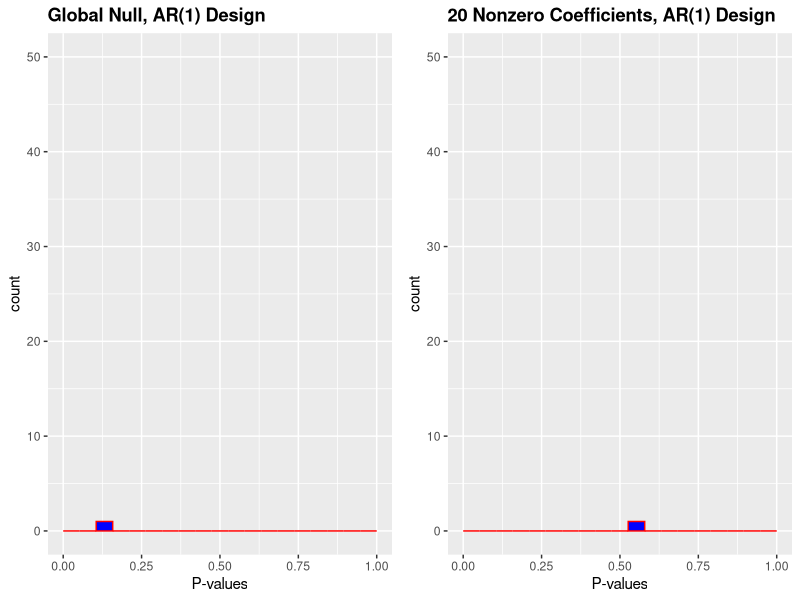

Write the R code that produced this figure.
## ---- chunk 1
knitr::opts_chunk$set(
  echo = TRUE,
  warning = FALSE, 
  message = FALSE, 
  fig.width = 5, 
  fig.height = 4, 
  out.width = "50%", 
  fig.align = "center"
)
## ---- chunk 2
library(tibble)

#set.seed(101)

n <- 500
p <- 200
n_sim <- 1 # TODO: not showing anything with 10000

# Generate X as a single AR(1) time-series of size p
generate_AR1 <- function(n, p) {
  X <- replicate(n, arima.sim(n=p, list(0.5)))
  return(t(X))
}

# Function to generate responses, fit a logistic regression model and return individual p-values
generate_responses <- function(n, p, prob = NULL) {
  X <- generate_AR1(n=n, p=p)
  if (is.null(prob)) {
    prob <- plogis(0.08 * rowSums(X[, 2:22]))
  }
  Y <- rbinom(n, 1, prob)
  
  fit <- glm(Y ~ X, family = binomial(link="logit"))
  
  p_values <- summary(fit)$coef[, "Pr(>|z|)"][2] # Take p-values for beta_1 only
  return(p_values)
}

# Combine the lists into a single tibble
df_plot <- tibble(
  p_values_1 = c(replicate(n_sim, generate_responses(n=n, p=p, prob=0.5))),
  p_values_2 = c(replicate(n_sim, generate_responses(n=n, p=p)))
)
## ---- chunk 3
library(ggplot2)
library(cowplot)

# Create histograms for each set of p-values
histogram_1 <- ggplot(df_plot, aes(x=p_values_1)) + 
  geom_histogram(color="red", fill="blue", bins=20, boundary=0) +
  labs(x="P-values", y="count", title="Global Null, AR(1) Design") +
  theme(plot.title=element_text(hjust=0, face="bold")) +
  scale_x_continuous(limits=c(0, 1)) +
  scale_y_continuous(limits=c(0, 50))

histogram_2 <- ggplot(df_plot, aes(x=p_values_2)) + 
  geom_histogram(color="red", fill="blue", bins=20, boundary=0) +
  labs(x="P-values", y="count", title="20 Nonzero Coefficients, AR(1) Design") +
  theme(plot.title=element_text(hjust=0, face="bold")) +
  scale_x_continuous(limits=c(0, 1)) +
  scale_y_continuous(limits=c(0, 50))

# Arrange the plots side by side
combined_plots <- plot_grid(
  histogram_1, histogram_2, nrow=1, ncol=2, shareY=TRUE, shareX=TRUE
)

# Display the combined plots
print(combined_plots)
## ---- chunk 4
# draw a new sample from the conditional distribution of Xj | X-j using a random number generator
# Not sure if this is the correct way to sample
simulate_Xj_given_Xj <- function(X, j) {
  Xj <- X[, j] 
  X_minus_j <- X[, -j, drop = FALSE]
  
  # Fit a model to predict Xj from the rest of the data
  model <- glm(Xj ~ X_minus_j - 1, family = "gaussian") 
  predicted_Xj <- predict(model, newdata = list(X_minus_j = X_minus_j))
  
  residuals_sd <- sd(resid(model))
  # Generate new samples for Xj with added randomness
  new_Xj_samples <- predicted_Xj + rnorm(length(predicted_Xj), mean = 0, sd = residuals_sd)
  
  return(new_Xj_samples)
}



# Feature importance statistic function to test whether Xj and Y are conditionally independent.
compute_Tj <- function(X, y) {
  fit <- glm(y ~ X, family = binomial(link="logit"))
  coef <- coef(fit)
  return(abs(coef))
}




# Conditional Randomization Test for a specific j
conditional_randomization_test <- function(X, y, j, K = 200) {
  original_Tj <- compute_Tj(X, y)[j]
  greater_count <- 0
  
  for (k in 1:K) {
    # Create a new data matrix by simulating the jth column and keeping the remaining columns the same
    X_simulated <- X
    X_simulated[, j] <- simulate_Xj_given_Xj(X, j)
    
    # Compute Tj for the simulated data
    simulated_Tj <- compute_Tj(X_simulated, y)[j]
    # Increment count if simulated Tj is greater than or equal to the original Tj
    if (simulated_Tj >= original_Tj) {
      greater_count <- greater_count + 1
    }
  }
  # Calculate p-value
  p_value <- (1 + greater_count) / (K + 1)
  return(p_value)
}

# Conditional Randomization Test for entire matrix X
conditional_randomization_test_all <- function(X, y, K = 1) {
  p_values <- numeric(ncol(X))

  for (j in 1:ncol(X)) {
    p_values[j] <- conditional_randomization_test(X, y, j, K)
  }
  
  return(p_values)
}

n <- 500
p <- 200
X <- generate_AR1(n=n, p=p)
Y <- rbinom(n, 1, 0.5)
p_values <- conditional_randomization_test_all(X, Y)
print(p_values)
